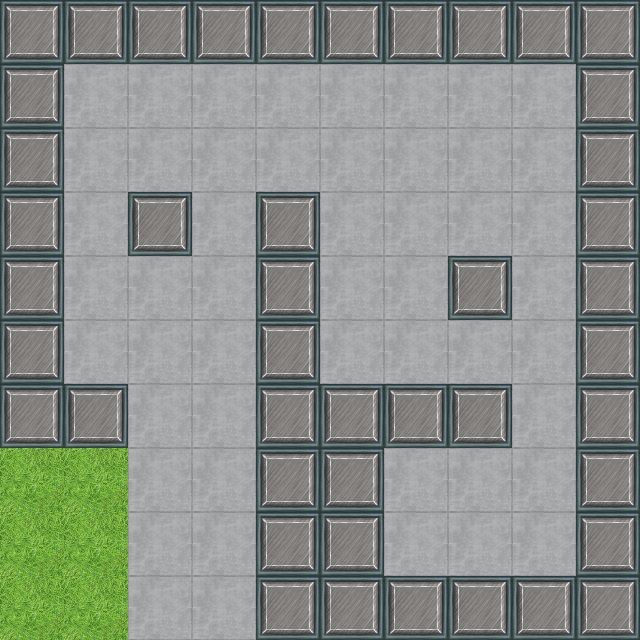

A 2D game scene composited from a Tiled map and its tileset images. What follows is a short description and the map's XML, with every tile layer's data as written:
An orthogonal 10x10 tile map with 64x64 px tiles, 1 tile layer (Tile Layer 1).

<map version="1.2" tiledversion="1.2.3" orientation="orthogonal" renderorder="right-down" width="10" height="10" tilewidth="64" tileheight="64" infinite="0" nextlayerid="2" nextobjectid="1">
 <tileset firstgid="1" source="mixed.tsx" />
 <layer id="1" name="Tile Layer 1" width="10" height="10">
  <data encoding="csv">
146,146,146,146,146,146,146,146,146,146,
146,32,32,32,32,32,32,32,32,146,
146,32,32,32,32,32,32,32,32,146,
146,32,146,32,146,32,32,32,32,146,
146,32,32,32,146,32,32,146,32,146,
146,32,32,32,146,32,32,32,32,146,
146,146,32,32,146,146,146,146,32,146,
18,18,32,32,146,146,32,32,32,146,
18,18,32,32,146,146,32,32,32,146,
18,18,32,32,146,146,146,146,146,146
</data>
 </layer>
</map>
